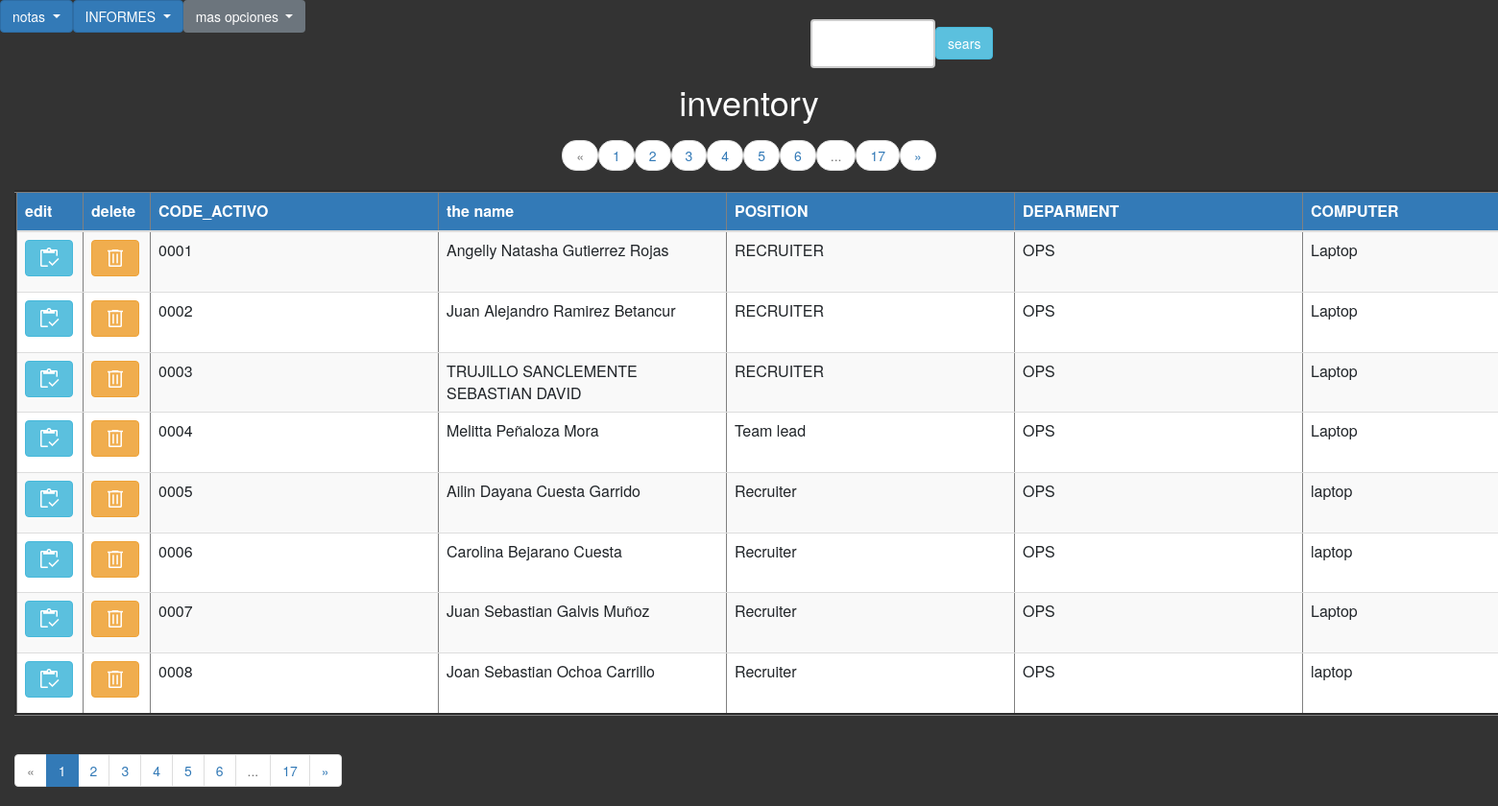
The page /inventory.PHP (signed in) on the database its author committed.
### tables this page shows
CREATE TABLE `inventory` (
  `code_activo` int(4) UNSIGNED ZEROFILL NOT NULL,
  `NOMBRE` varchar(255) NOT NULL,
  `POSITION` varchar(255) NOT NULL,
  `Deparment` varchar(255) NOT NULL,
  `COMPUTER` varchar(255) NOT NULL,
  `MARCA` varchar(255) NOT NULL,
  `MODELO_REFERENCIA` varchar(255) NOT NULL,
  `SERIALES` varchar(255) NOT NULL,
  `PROCESSOR` varchar(255) NOT NULL,
  `Email` varchar(255) NOT NULL,
  `CONTRASEÑA` varchar(255) NOT NULL,
  `PIN` varchar(255) NOT NULL,
  `NOMBRE_EQUIPO` varchar(255) NOT NULL,
  `comment` varchar(255) NOT NULL,
  `CAMBIO` varchar(2555) NOT NULL,
  `RAM` varchar(255) NOT NULL,
  `HARD_DRIVE` varchar(255) NOT NULL,
  `SERIAL_CARGADOR` varchar(255) NOT NULL,
  `NUMERO_PARTE_CARGADOR` varchar(255) NOT NULL,
  `PROVEEDOR` varchar(255) NOT NULL,
  `FECHA_COMPRA` date NOT NULL,
  `COSTO_EQUIPO` int(11) NOT NULL
);

### inventory.PHP (the view, shortened to what this page needs)
<?php
if (isset($_SESSION["usuario"])) {
?>
<?php
    require_once 'Paginar_inventario.php';
    $conexion = new mysqli( 'localhost', 'root', '', 'ves_asset');
    $conexion->query("SET NAMES 'utf8'");
    $pagina       = ( isset( $_GET['page'] ) ) ? $_GET['page'] : 1;
    $enlaces      = ( isset( $_GET['enlaces'] ) ) ? $_GET['enlaces'] : 5;
    $consulta      = "SELECT * FROM inventory";
    $paginar  = new Paginar($conexion, $consulta);
    $resultados    = $paginar->getDatos($pagina);
?>
    <head>
    <link rel="stylesheet" href="https://cdn.jsdelivr.net/npm/bootstrap@4.6.2/dist/css/bootstrap.min.css">
        <link rel="stylesheet" href="https://maxcdn.bootstrapcdn.com/bootstrap/3.3.6/css/bootstrap.min.css"
>
    </head>
    <body>
<div class="dropdown">
  <button class="btn btn-primary dropdown-toggle" type="button" data-toggle="dropdown" aria-expanded="false">
    notas
  </button>
 <div class="dropdown">
  <button class="btn btn-primary dropdown-toggle"   type="button" data-toggle="dropdown" aria-expanded="false"  >
    INFORMES
  </button>
</div>
<div class="dropdown"  >
  <button class="btn btn-secondary dropdown-toggle" type="button" data-toggle="dropdown" aria-expanded="false">
    mas opciones
  </button>
</div><br>
    <form action="/inventariodos/busqueda.php"    method="POST" class="form">
<input type="text" name="busqueda" > <br>
<input type="submit" name="enviar" class="btn btn-info" value="sears">
</form>
        <div class="">
                <div class="col-md-12 ">
                    <h1 style="text-align:center">inventory</h1>
                    <ul class="pager">
                        <?php echo $paginar->crearLinks( $enlaces); ?>
                    </ul>
                    <table class="table table-striped"   border="3">
                            <thead>
                                <tr style="background:#337ab7; color:WHITE;" >
                                <th style="width: 70px;">edit</th>
                                <th style="width: 70px;">delete</th>
                                    <th  scope="col">CODE_ACTIVO</th>
                                    <th  scope="col">the name</th>
                                    <th  scope="col">POSITION</th>
                                    <th  scope="col">DEPARMENT</th>
                                    <th  scope="col">COMPUTER</th>
                                </tr>
                            </thead>
                            <tbody>
                                <?php for( $i = 0; $i < count($resultados->datos); $i++ ): ?>
                               <tr  class="table table-striped">
                               <TD class="edit"><a href="../INVENTARIOdos/EDIT_AND_UPDATE/update.php?id=<?php echo $resultados->datos[$i]['code_activo'] ?>" class="btn btn-info" >   <span class="material-symbols-outlined" style="
  font-variation-settings:
  'FILL' 0,
  'wght' 400,
  'GRAD' 0,
  'opsz' 48">Inventory</span></a></TD>
<td class="edit"><a href="/INVENTARIOdos/ELIMINAR/borra.php?code_activo=<?php echo $resultados->datos[$i]['code_activo'] ?>" class="btn btn-warning"  onclick="return confirmDelete()" >  <span class="material-symbols-outlined" style="
  font-variation-settings:
  'FILL' 0,
  'wght' 400,
  'GRAD' 0,
  'opsz' 48">Delete</span> </a></td>
                                            <td scope="row" ><?php echo $resultados->datos[$i]['code_activo']; ?></td>
                                            <td scope="row"><?php echo $resultados->datos[$i]['NOMBRE']; ?></td>
                                            <td scope="row"><?php echo $resultados->datos[$i]['POSITION']; ?></td>
                                            <td scope="row"><?php echo $resultados->datos[$i]['Deparment']; ?></td>
                                            <td scope="row"><?php echo $resultados->datos[$i]['COMPUTER']; ?></td>
                                    </tr>
                                <?php endfor; ?>
                            </tbody>
                    </table>
                    <ul class="pagination">
                        <?php echo $paginar->crearLinks( $enlaces); ?>
                    </ul>
                </div>
        </div>
        </body>
</html>
<?php
}else {
    header("location:../index.html");
}
?>

### inventory.PHP (style rules this page uses)
input[type=text] { width: 130px; box-sizing: border-box; border: 2px solid #ccc; border-radius: 4px; font-size: 16px; background-color: white; background-image: url('searchicon.png'); background-position: 10px 10px; background-repeat: no-repeat; padding: 12px 20px 12px 40px; transition: width 1s ease-in-out; }
h1 { margin: auto; padding: 1px; color: white; }
body { background-color: #333; }
form { display: flex; align-items: center; justify-content: center; }
button { display:block; float:left; padding:0 10px; margin: 0; }
table { table-layout: fixed; width: max-content; }
th,td { word-wrap: break-word; position:relative; width:300; overflow:"auto"; }

### rows shown on the page
inventory: code_activo "0001", NOMBRE "Angelly Natasha Gutierrez Rojas", POSITION "RECRUITER", Deparment "OPS", COMPUTER "Laptop"
inventory: code_activo "0002", NOMBRE "Juan Alejandro Ramirez Betancur", POSITION "RECRUITER", Deparment "OPS", COMPUTER "Laptop"
inventory: code_activo "0003", NOMBRE "TRUJILLO SANCLEMENTE SEBASTIAN DAVID", POSITION "RECRUITER", Deparment "OPS", COMPUTER "Laptop"
inventory: code_activo "0004", NOMBRE "Melitta Peñaloza Mora", POSITION "Team lead", Deparment "OPS", COMPUTER "Laptop"
inventory: code_activo "0005", NOMBRE "Ailin Dayana Cuesta Garrido", POSITION "Recruiter", Deparment "OPS", COMPUTER "laptop"
inventory: code_activo "0006", NOMBRE "Carolina Bejarano Cuesta", POSITION "Recruiter", Deparment "OPS", COMPUTER "laptop"
inventory: code_activo "0007", NOMBRE "Juan Sebastian Galvis Muñoz", POSITION "Recruiter", Deparment "OPS", COMPUTER "Laptop"
inventory: code_activo "0008", NOMBRE "Joan Sebastian Ochoa Carrillo", POSITION "Recruiter", Deparment "OPS", COMPUTER "laptop"

### other values the page prints
$ultimo "17 17"
